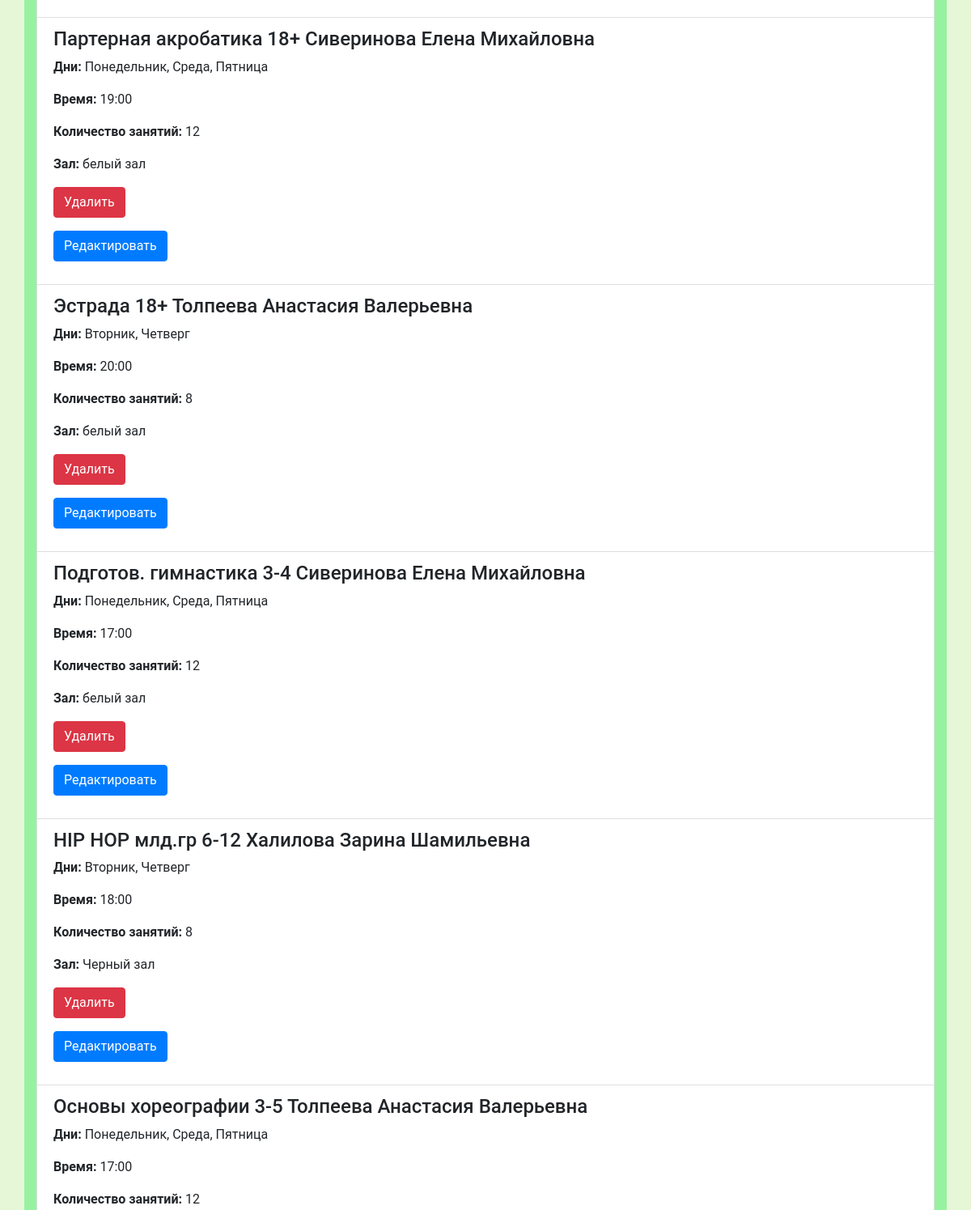
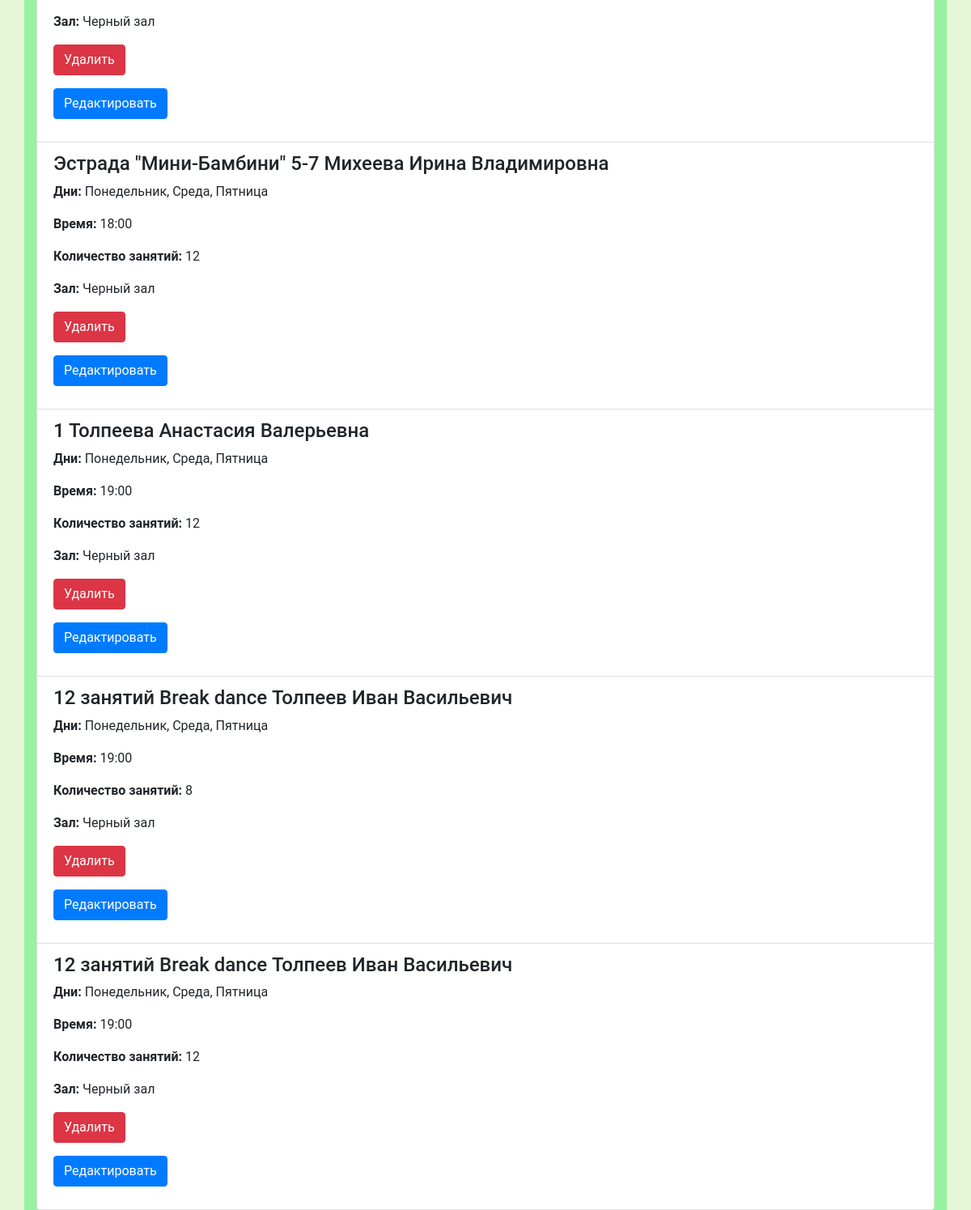
The app's page /lesson_schedule_list/ (lower part), older data (2 pictures, top to bottom).
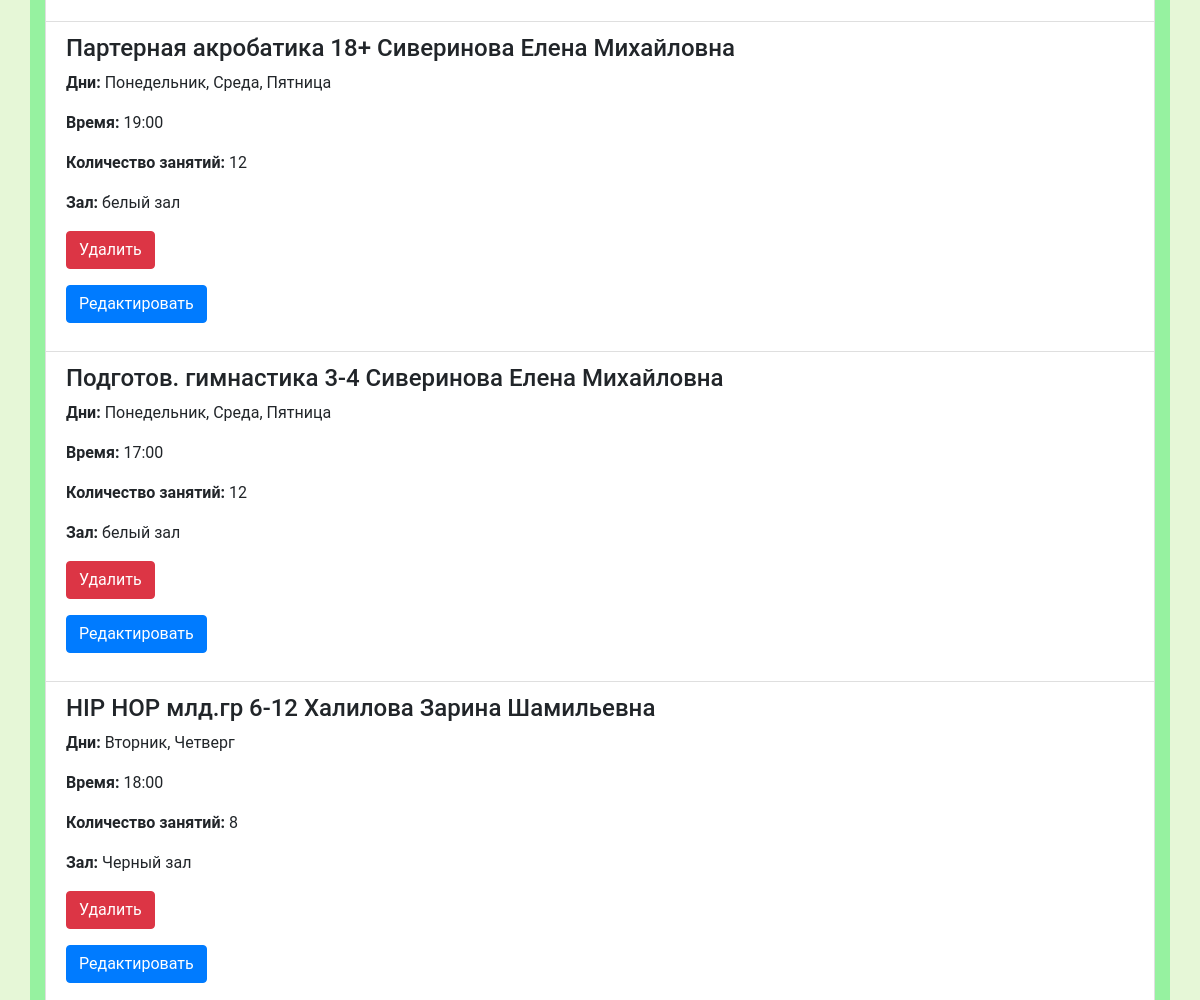
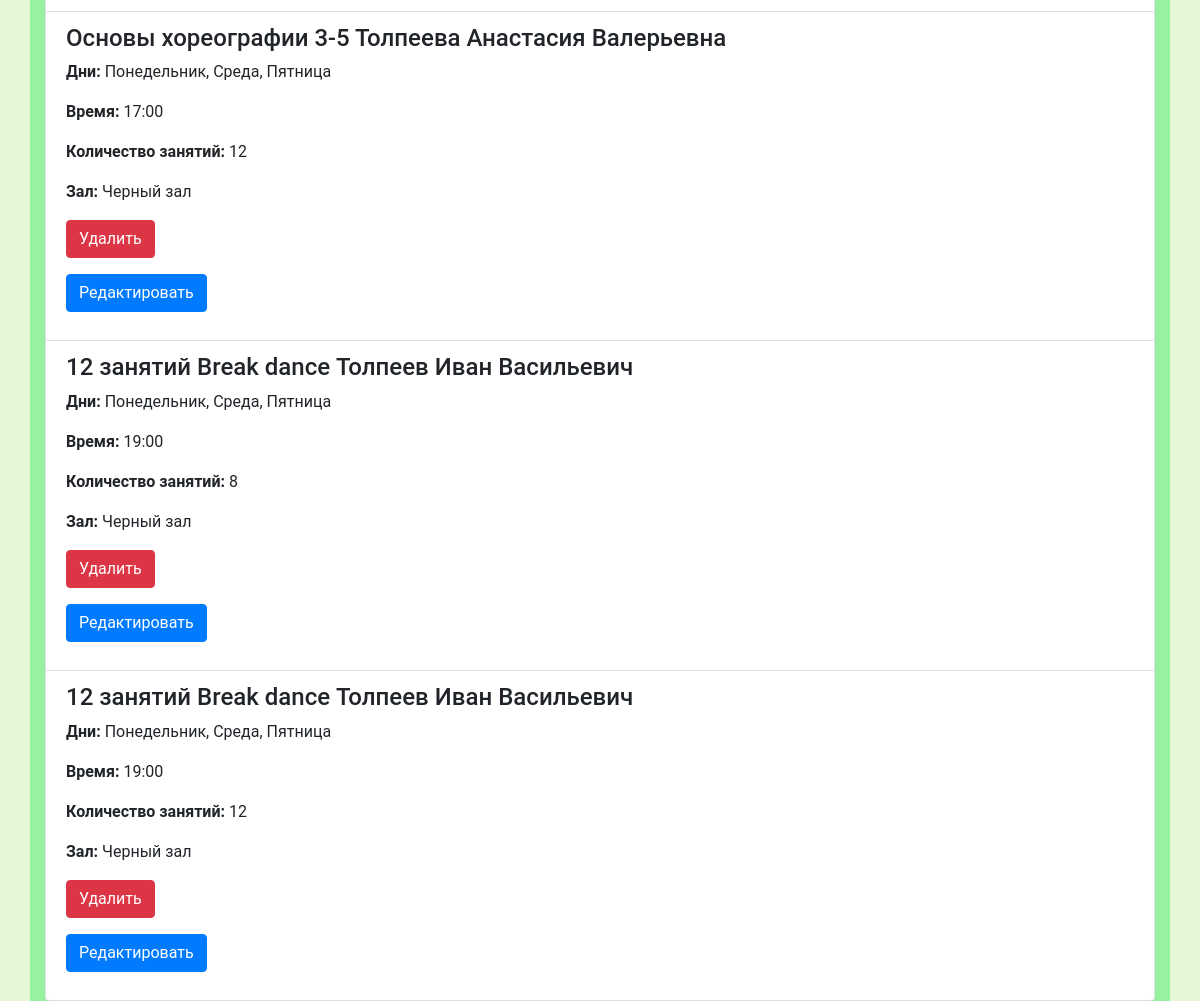
The same page, newer data (2 pictures, top to bottom).
### myapp/models.py (models this page shows, shortened)
class LessonSchedule(models.Model):
    name = models.ForeignKey(Group, on_delete=models.CASCADE)
    day_of_week = models.CharField(max_length=100)  # Например: 'Понедельник', 'Вторник'
    time = models.TimeField()
    num_lessons = models.PositiveIntegerField()
    training_room = models.ForeignKey(TrainingRoom, on_delete=models.CASCADE)

class Group(models.Model):
    name = models.CharField(max_length=255)
    coach = models.ForeignKey('Coach', on_delete=models.PROTECT, related_name='coach_groups')
    description = models.TextField()
    students = models.ManyToManyField(Client, related_name='group_students')
    def __str__(self):
        return f'{self.name} {self.coach}'

class Coach(models.Model):
    full_name = models.CharField(max_length=255)
    phone_number = models.CharField(max_length=20)
    students = models.ManyToManyField(Client, related_name='coach_students')
    groupqs = models.ManyToManyField(Group, related_name='coach_groupqs')
    percent = models.FloatField(default=0)
    def __str__(self):
        return self.full_name

class TrainingRoom(models.Model):
    name = models.CharField(max_length=50)
    def __str__(self):
        return self.name

### myapp/views.py (the view)
# urls.py: path('lesson_schedule_list/', views.lesson_schedule_list, name='lesson_schedule_list'),
def lesson_schedule_list(request):
    lesson_schedules = LessonSchedule.objects.all()
    context = {'lesson_schedules': lesson_schedules}
    return render(request, 'lesson_schedule_list.html', context)

### myapp/templates/lesson_schedule_list.html (shortened to what this page needs)
{% extends 'base.html' %}
{% block content %}
<div class="container">
    <ul class="list-group">
        {% for lesson_schedule in lesson_schedules %}
        <li class="list-group-item">
            <h4 class="mb-2">{{ lesson_schedule.name }}</h4>
            <p><strong>Дни:</strong> {{ lesson_schedule.day_of_week }}</p>
            <p><strong>Время:</strong> {{ lesson_schedule.time }}</p>
            <p><strong>Количество занятий:</strong> {{ lesson_schedule.num_lessons }}</p>
            <p><strong>Зал:</strong> {{ lesson_schedule.training_room }}</p>
            <form method="POST" action="{% url 'delete_lesson_schedule' lesson_schedule.pk %}">
                <button type="submit" class="btn btn-danger">Удалить</button>
            </form>
            <form method="POST" action="{% url 'edit_lesson_schedule' lesson_schedule.pk %}">
                <button type="submit" class="btn btn-primary">Редактировать</button>
            </form>
        </li>
        {% empty %}
        <li class="list-group-item">Нет расписания уроков</li>
        {% endfor %}
    </ul>
</div>
{% endblock %}

Row changes from the older to the newer data that the page shows:
removed LessonSchedule: name "Эстрада 18+ Толпеева Анастасия Валерьевна", day_of_week "Вторник, Четверг", time "20:00", num_lessons "8", training_room "белый зал"
removed LessonSchedule: name "Эстрада \"Мини-Бамбини\" 5-7 Михеева Ирина Владимировна", day_of_week "Понедельник, Среда, Пятница", time "18:00", num_lessons "12", training_room "Черный зал"
removed LessonSchedule: name "1 Толпеева Анастасия Валерьевна", day_of_week "Понедельник, Среда, Пятница", time "19:00", num_lessons "12", training_room "Черный зал"
